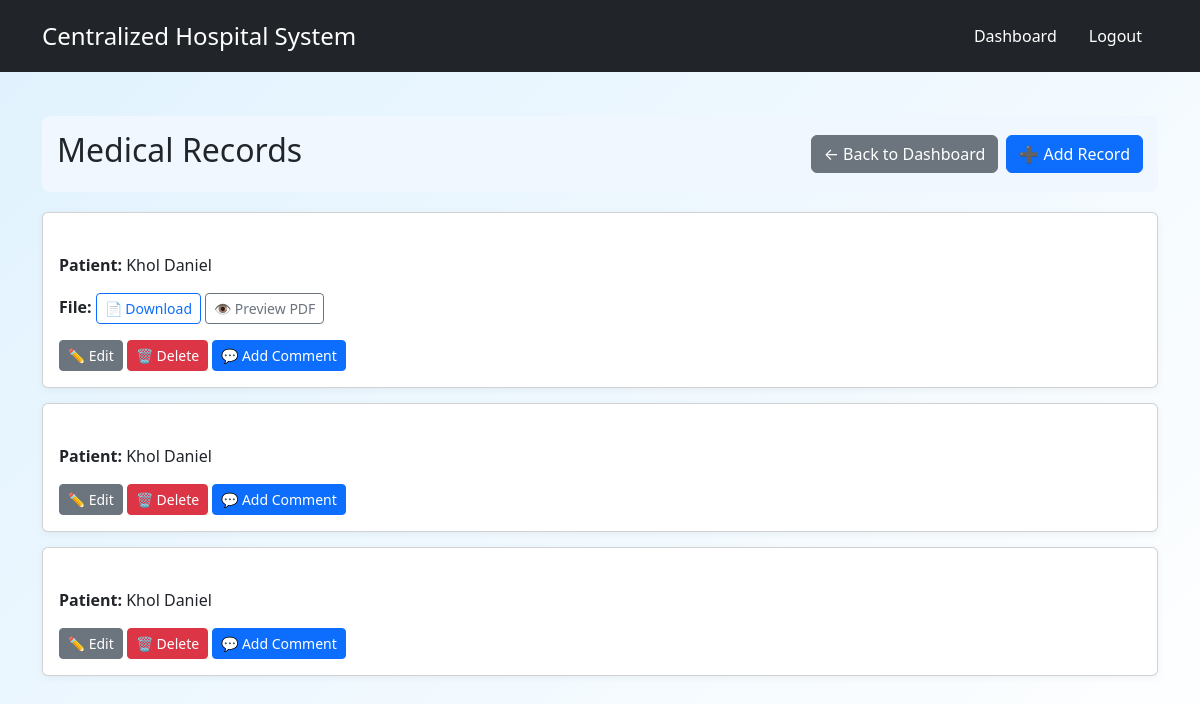
Screenshot of /patients/ (signed in) with the database file from the repository.
### patients/models.py (models this page shows, shortened)
class MedicalRecord(models.Model):
    patient = models.ForeignKey(PatientProfile, on_delete=models.CASCADE, related_name='records')
    record_date = models.DateTimeField(auto_now_add=True)
    description = models.TextField()
    file = models.FileField(upload_to='medical_records/', blank=True, null=True)

class PatientProfile(models.Model):
    BLOOD_TYPES = [
        ('A+', 'A+'), ('A-', 'A-'),
        ('B+', 'B+'), ('B-', 'B-'),
        ('AB+', 'AB+'), ('AB-', 'AB-'),
        ('O+', 'O+'), ('O-', 'O-'),
    ]
    user = models.OneToOneField(
        CustomUser,
        on_delete=models.CASCADE,
        limit_choices_to={'role': 'Patient'}
    )
    date_of_birth = models.DateField()
    gender = models.CharField(max_length=10, choices=[
        ('male', 'Male'),
        ('female', 'Female'),
        ('other', 'Other'),
    ])
    blood_type = models.CharField(max_length=3, choices=BLOOD_TYPES, blank=True, null=True)
    phone_number = models.CharField(max_length=15, blank=True, null=True)
    address = models.TextField(blank=True, null=True)
    allergies = models.TextField(blank=True, null=True)
    chronic_conditions = models.TextField(blank=True, null=True)
    medications = models.TextField(blank=True, null=True)
    emergency_contact_name = models.CharField(max_length=100, blank=True, null=True)
    emergency_contact_number = models.CharField(max_length=15, blank=True, null=True)
    emergency_contact_relation = models.CharField(max_length=50, blank=True, null=True)
    date_created = models.DateTimeField(auto_now_add=True)

### accounts/models.py (models this page shows, shortened)
class CustomUser(AbstractBaseUser, PermissionsMixin):
    email = models.EmailField(_('email address'), unique=True)
    first_name = models.CharField(_('first name'), max_length=150, blank=True)
    last_name = models.CharField(_('last name'), max_length=150, blank=True)
    is_staff = models.BooleanField(default=False)
    is_active = models.BooleanField(default=True)
    date_joined = models.DateTimeField(default=timezone.now)
    role = models.CharField(_('role'), max_length=50, choices=[
        ('Admin', 'Admin'),
        ('Staff', 'Staff'),
        ('Patient', 'Patient')
    ])
    hospital = models.ForeignKey(Hospital, on_delete=models.SET_NULL, null=True, blank=True, related_name='hospital')
    objects = CustomUserManager()
    USERNAME_FIELD = 'email'
    REQUIRED_FIELDS = ['first_name', 'last_name']

### accounts/decorators.py (the view)
        def wrapper(request, *args, **kwargs):
            if not request.user.is_authenticated:
                return HttpResponseForbidden("You must be logged in.")
            if request.user.role not in roles:
                return HttpResponseForbidden("You do not have permission to access this page.")
            return view_func(request, *args, **kwargs)

### patients/views.py (called while the page is built)
@role_required('Admin', 'Staff')
def record_list(request, hospital_id=None):
    if request.user.role == 'Staff':
        records = MedicalRecord.objects.filter(patient__user__hospital=request.user.hospital)
    elif request.user.role == 'Admin' and hospital_id:
        records = MedicalRecord.objects.filter(patient__user__hospital_id=hospital_id)
    else:
        records = MedicalRecord.objects.all()
    return render(request, 'patients/record_list.html', {
        'records': records,
        'hospital_id': hospital_id if request.user.role == 'Admin' else None
    })

### patients/templates/patients/record_list.html (shortened to what this page needs)
{% extends "base.html" %}
{% block content %}
<div class="page-header d-flex justify-content-between align-items-center">
  <h2>
    Medical Records
  </h2>
  <div class="d-flex gap-2">
    {% if user.role == "Staff" %}
      <a href="{% url 'accounts:staff_dashboard' %}" class="btn btn-secondary">← Back to Dashboard</a>
    {% elif user.role == "Admin" %}
      <a href="{% url 'accounts:admin_dashboard' %}" class="btn btn-secondary">← Back to Dashboard</a>
    {% endif %}
    {% if user.role == "Admin" or user.role == "Staff" %}
      <a href="{% url 'patients:record_create' %}{% if user.role == 'Admin' and hospital_id %}?hospital_id={{ hospital_id }}{% endif %}"
         class="btn btn-primary">➕ Add Record</a>
    {% endif %}
  </div>
</div>
{% if records %}
  <div class="record-list">
    {% for record in records %}
      <div class="record-card card">
        <p><strong>Patient:</strong> {{ record.patient.user.first_name }} {{ record.patient.user.last_name }}</p>
        {% if record.file %}
          <p><strong>File:</strong>
            <a href="{{ record.file.url }}" download class="btn btn-outline-primary btn-sm">📄 Download</a>
            {% if ".pdf" in record.file.url %}
              <a href="{{ record.file.url }}" target="_blank" class="btn btn-outline-secondary btn-sm">👁 Preview PDF</a>
            {% endif %}
          </p>
        {% endif %}
        <div class="action-buttons">
          {% if user.role == "Admin" or user.role == "Staff" %}
            <a href="{% url 'patients:record_update' record.pk %}{% if user.role == 'Admin' and hospital_id %}?hospital_id={{ hospital_id }}{% endif %}"
               class="btn btn-secondary btn-sm">✏ Edit</a>
            <a href="{% url 'patients:record_delete' record.pk %}{% if user.role == 'Admin' and hospital_id %}?hospital_id={{ hospital_id }}{% endif %}"
               class="btn btn-danger btn-sm">🗑 Delete</a>
          {% endif %}
          <a href="{% url 'patients:comment_create' record.pk %}{% if user.role == 'Admin' and hospital_id %}?hospital_id={{ hospital_id }}{% endif %}"
             class="btn btn-primary btn-sm">💬 Add Comment</a>
        </div>
      </div>
    {% endfor %}
  </div>
{% else %}
  <p class="no-data">
    No records found{% if hospital_id and user.role == "Admin" %} for {{ hospital.name }}{% endif %}.
  </p>
{% endif %}
{% endblock %}

### static_my_project/css/styles.css (style rules this page uses)
body { font-family: Arial, sans-serif; background-color: #e6f0fa; margin: 0; padding: 0; color: #111827; }
h1, h2, h3, h4 { margin: 0 0 15px; font-weight: 600; }
.page-header { display: flex; justify-content: space-between; align-items: center; margin-bottom: 20px; background-color: #f0f7ff; padding: 15px; border-radius: 8px; }
.btn { display: inline-block; padding: 8px 14px; font-size: 14px; border-radius: 6px; text-decoration: none; transition: 0.2s; cursor: pointer; border: none; }
.btn-sm { padding: 5px 10px; font-size: 13px; }
.btn-primary { background: #2563eb; color: #fff; }
.btn-secondary { background: #6b7280; color: #fff; }
.btn-danger { background: #ef4444; color: #fff; }
.card, .form-card, .link-card, .hospital-card { background: #ffffff; border: 1px solid #dbeafe; border-radius: 8px; box-shadow: 0 2px 8px rgba(0,0,0,0.05); }
.card, .form-card { padding: 16px; margin-bottom: 15px; }
body::before { content: ""; position: fixed; top: 0; left: 0; width: 100%; height: 100%; background: linear-gradient(135deg, #e0f2fe 0%, #ffffff 100%); z-index: -1; }

### rows the page displays
MedicalRecord: patient.user.first_name "Khol", patient.user.last_name "Daniel"
MedicalRecord: patient.user.first_name "Khol", patient.user.last_name "Daniel"
MedicalRecord: patient.user.first_name "Khol", patient.user.last_name "Daniel"
